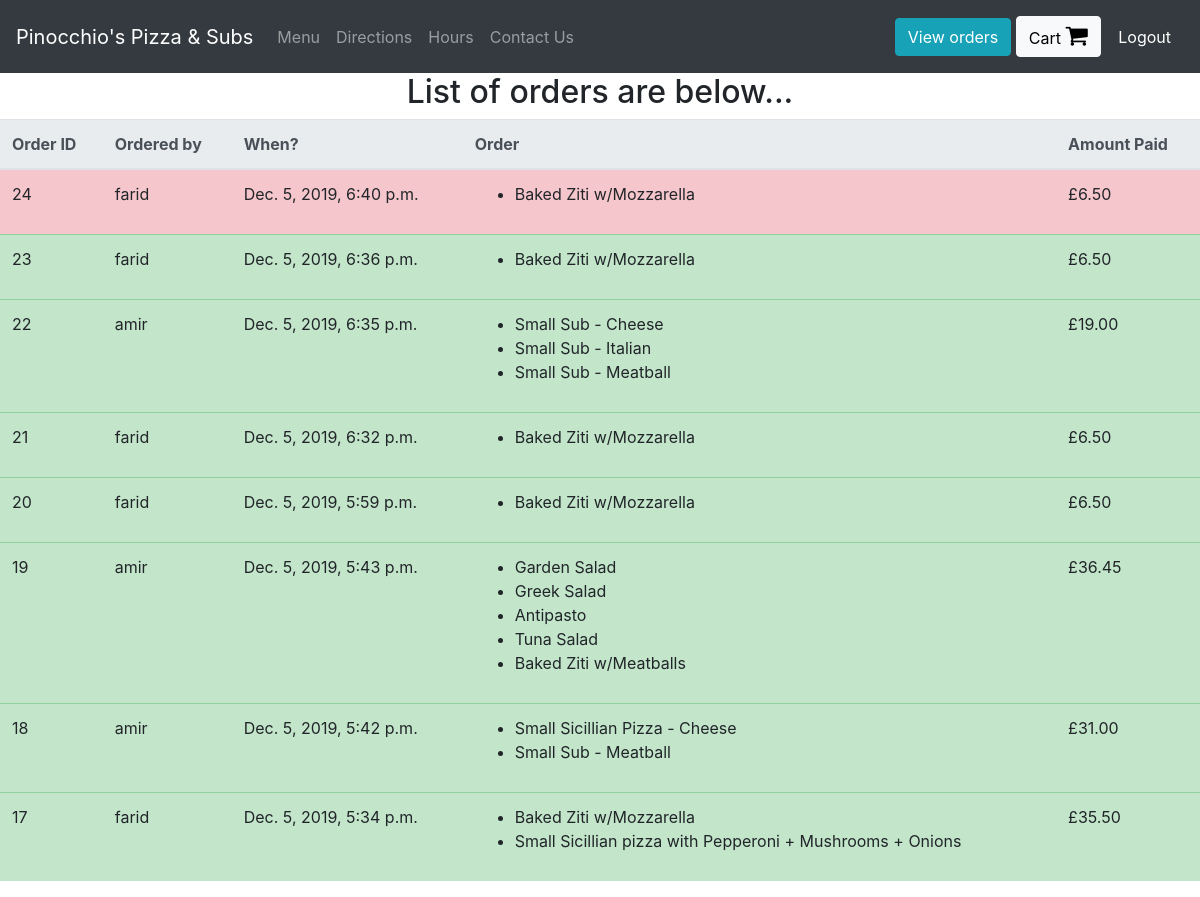
Page /view-orders (signed in) on the earlier database version.
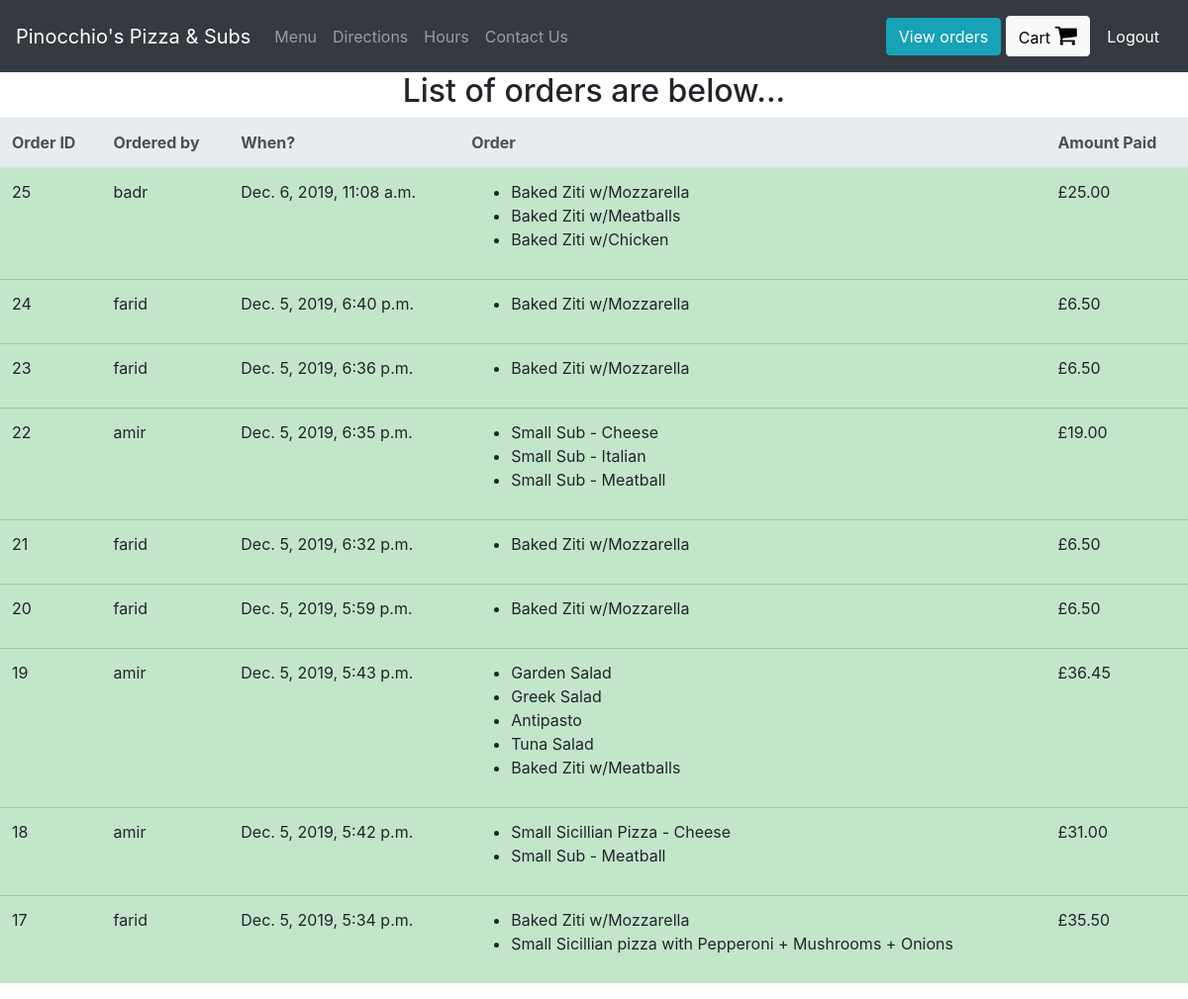
Same page on the later database version.
### orders/models.py (models this page shows, shortened)
class UserOrder(models.Model):
    username = models.CharField(max_length=200) #who placed the order
    order = models.TextField() #this will be a string representation of the cart from localStorage
    price = models.DecimalField(max_digits=6, decimal_places=2) #how much was the order
    time_of_order  = models.DateTimeField(default=datetime.now, blank=True)
    delivered = models.BooleanField()

### orders/views.py (the view)
# urls.py: path("view-orders", views.view_orders, name="view_orders"),
def view_orders(request):
    if request.user.is_superuser:
        rows = UserOrder.objects.all().order_by('-time_of_order')
        return render(request, "orders/orders.html", context = {"rows":rows})
    else:
        rows = UserOrder.objects.all().filter(username = request.user.username).order_by('-time_of_order')
        return render(request, "orders/orders.html", context = {"rows":rows})

### orders/templatetags/custom_tags.py (called while the page is built)
@register.filter(name="format_cart")
def format_cart(value):
    return value[1:-1].split(",")

@register.filter(name="format_cart_item")
def format_cart_item(value):
    return value.replace("'","")

### orders/templates/orders/orders.html
{% extends 'orders/header.html' %}
{% load custom_tags %}
{% block content %}
<div class="container-fluid">
  <div class="row justify-content-center">
    {% if user.is_superuser %}
      <h2>List of orders are below...</h2>
    {% else %}
      <h2> Orders by: {{user.get_username}} </h2>
    {% endif %}
    <table class="table">
        <thead class="thead-light">
        <tr>
          <th scope="col">Order ID</th>
          <th scope="col">Ordered by</th>
          <th scope="col">When?</th>
          <th scope="col">Order</th>
          <th scope="col">Amount Paid</th>
        </tr>
        </thead>
        <tbody id = "orders_table">
          {% for row in rows %}
          {% if row.delivered %}
            <tr class="table-success">
          {% else %}
            <tr class="table-danger mark-as-complete">
          {% endif %}
              <td>{{row.id}}</td>
              <td>{{row.username}}</td>
              <td>{{row.time_of_order}}</td>
              <td >
                <ul>
                  {% for item in row.order|format_cart %}
                    <li>{{item|format_cart_item}}</li>
                  {% endfor %}
                </ul>
              </td>
              <td>£{{row.price}}</td>
            </tr>
          {% endfor %}
        </tbody>
    </table>
  </div>
</div>
{% endblock %}

Differences in the rows shown:
added UserOrder: id "25", username "badr", time_of_order "Dec. 6, 2019, 11:08 a.m.", order "Baked Ziti w/Mozzarella" "Baked Ziti w/Meatballs" "Baked Ziti w/Chicken", price "25.00"
changed UserOrder "Dec. 5, 2019, 6:40 p.m.": delivered False → True (drawn)
